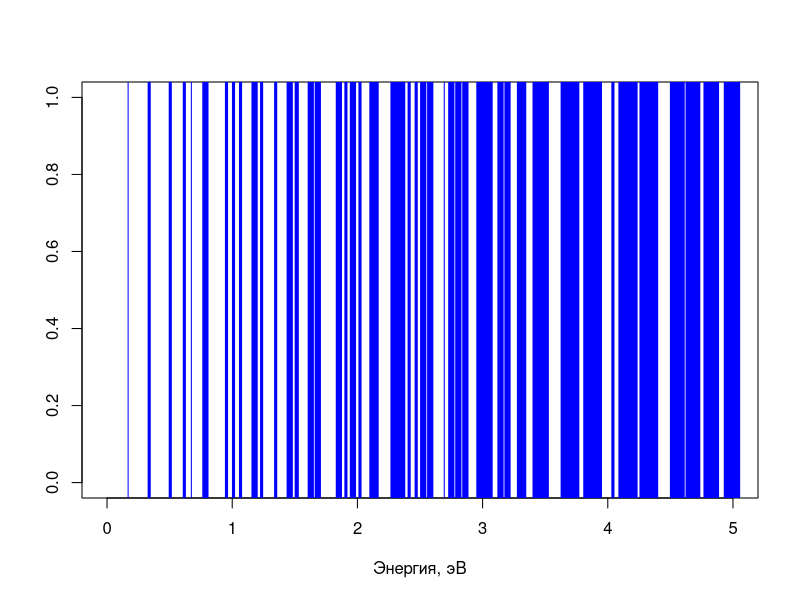

Reproduce this figure in R.
# Подсчёт числа уровней в кубической КТ
me <- 0.067
h2m0 <- 0.0762 # eV * nm^2
a <- 10 #nm
Chi <- 5 # eV
E0 <- h2m0 * pi^2 / 2 / me / a^2
E0
En <- function(nx, ny, nz){E0 * (nx^2 + ny^2 + nz^2)}
nmax <- floor(sqrt(Chi/E0 - 2))
# Надо сделать посчёт электронов для каждого значения энергии (с учётом вырождения)
Elevels <- NULL
Ne <- 0
for (jx in 1:nmax) {
for (jy in 1:nmax) {
for (jz in 1:nmax) {
	Ej <- En(jx, jy, jz)
	if (Ej < Chi) {
		Elevels <- c(Elevels, Ej)
		Ne <- Ne + 1
	}
}
}
}

Elevels <- sort(Elevels)

degenerate_levels <- 1
Elevels_new <- Elevels[1]
jlevels <- 1

for (je in 2:Ne) {
	if (Elevels[je] == Elevels[je-1]) {
		degenerate_levels[jlevels] <- degenerate_levels[jlevels] + 1
	} else {
		jlevels <- jlevels + 1
		degenerate_levels <- c(degenerate_levels, 1)
		Elevels_new <- c(Elevels_new, Elevels[je])
	}
}

plot(0, 0, col = "white", xlim = c(0, Chi), ylim = c(0, 1), xlab = "Энергия, эВ", ylab = " ")

for (je in 1:jlevels) {
	abline(v = Elevels_new[je], lwd = degenerate_levels[je], col="blue")
}

#plot(Elevels_new, degenerate_levels, pch = 16, cex = 2, col = "purple", xlab = "Энергия, эВ", ylab = "Степень вырождения")





